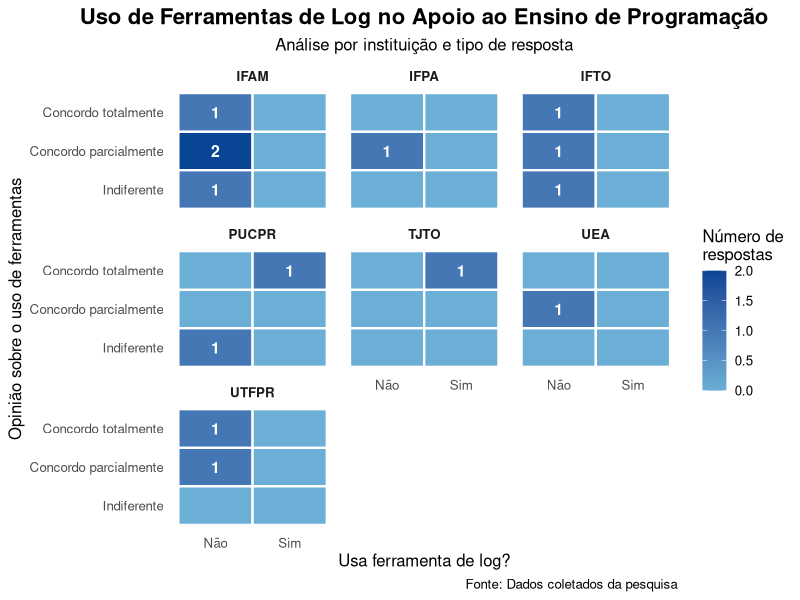

Write R code to recreate this figure.
library(ggplot2)
library(dplyr)
library(tidyr)

# Dados fornecidos
dados <- data.frame(
  instituicao = c("PUCPR", "UTFPR", "IFTO", "IFAM", "IFTO", "IFTO", "IFAM", 
                  "IFAM", "IFAM", "UEA", "TJTO", "IFPA", "UTFPR", "PUCPR"),
  ferramenta = c("Não", "Não", "Não", "Não", "Não", "Não", "Não", "Não", 
                 "Não", "Não", "Sim", "Não", "Não", "Sim"),
  opiniao = c("Indiferente", "Concordo parcialmente", "Indiferente", "Concordo totalmente",
              "Concordo totalmente", "Concordo parcialmente", "Concordo parcialmente",
              "Concordo parcialmente", "Indiferente", "Concordo parcialmente", 
              "Concordo totalmente", "Concordo parcialmente", "Concordo totalmente", 
              "Concordo totalmente")
)

# Criar tabela de frequência
tabela <- dados %>%
  count(instituicao, ferramenta, opiniao) %>%
  complete(instituicao, ferramenta, opiniao, fill = list(n = 0))

# Definir ordem para as opiniões (Likert)
ordem_opiniao <- c("Discordo", "Indiferente", "Concordo parcialmente", "Concordo totalmente")
tabela$opiniao <- factor(tabela$opiniao, levels = ordem_opiniao)

# Criar o heatmap
ggplot(tabela, aes(x = ferramenta, y = opiniao, fill = n)) +
  geom_tile(color = "white", size = 0.8) +
  geom_text(aes(label = ifelse(n > 0, n, "")), color = "white", size = 4, fontface = "bold") +
  facet_wrap(~instituicao, ncol = 3) +
  scale_fill_gradient(low = "#6baed6", high = "#084594", name = "Número de\nrespostas") +
  labs(title = "Uso de Ferramentas de Log no Apoio ao Ensino de Programação",
       subtitle = "Análise por instituição e tipo de resposta",
       x = "Usa ferramenta de log?",
       y = "Opinião sobre o uso de ferramentas",
       caption = "Fonte: Dados coletados da pesquisa") +
  theme_minimal(base_size = 12) +
  theme(
    plot.title = element_text(hjust = 0.5, face = "bold", size = 16),
    plot.subtitle = element_text(hjust = 0.5, size = 12),
    axis.text.x = element_text(angle = 0, vjust = 0.5),
    strip.text = element_text(face = "bold"),
    panel.grid = element_blank(),
    legend.position = "right"
  )

